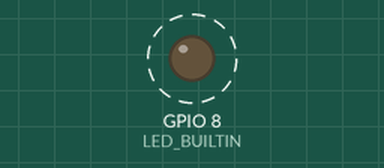
A sketch run on a simulated ESP32-S2. Shown: output pins drawn as LEDs (lit = HIGH). Dashed ring = blinking. What the sketch prints to the serial monitor is not drawn. At 2.7 s the program puts the board to deep sleep or switches it off; the recording ends there.

Above: at 1.2 s.
Timing chart, 0 to 2.7 s (numbered marks = the images above):
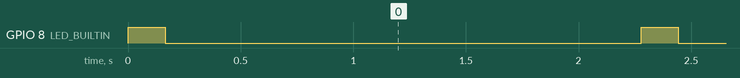

The sketch:

MQTT32_Sleep_basic.ino
```cpp
#include "esp_sleep.h"

#define LOGO "MQTT32_Sleep_basic"

#define LED_BUILTIN 8     //Not 7
//S2 Mini = 15, correct

void blink(byte cnt)
{
  pinMode(LED_BUILTIN, OUTPUT);
  digitalWrite(LED_BUILTIN, 1-digitalRead(LED_BUILTIN) );
  while (cnt-- > 0) {
    digitalWrite(LED_BUILTIN, 1);
    delay(333/2);
    digitalWrite(LED_BUILTIN, 0);
    delay(222/2);  //Total 333mSec per blink
  }
  pinMode(LED_BUILTIN, INPUT);
}

esp_sleep_wakeup_cause_t print_wakeup_reason(){
  esp_sleep_wakeup_cause_t wakeup_reason = esp_sleep_get_wakeup_cause();
  switch(wakeup_reason)
  {
    case ESP_SLEEP_WAKEUP_EXT1 : Serial.print(F("Wakeup caused by external signal using RTC_CNTL")); break;
    case ESP_SLEEP_WAKEUP_TIMER : Serial.print(F("Wakeup caused by TIMER")); break;
    default : Serial.print(F("Wakeup WAS NOT caused by deep sleep"));
  }
  Serial.printf(F(": %d\n"),wakeup_reason);
  return wakeup_reason;
}

//https://raw.githubusercontent.com/RuiSantosdotme/ESP32-Course/master/code/DeepSleep/TimerWakeUp/TimerWakeUp.ino
void GoToSleep(int Secs)
{
  Serial.printf(F("Going to sleep for %d secs\n"),Secs);
  Serial.flush();
//  blink(2);

//  esp_sleep_pd_config(ESP_PD_DOMAIN_RTC_SLOW_MEM, ESP_PD_OPTION_OFF);
//  esp_sleep_pd_config(ESP_PD_DOMAIN_RTC_FAST_MEM, ESP_PD_OPTION_OFF);
//  esp_sleep_pd_config(ESP_PD_DOMAIN_XTAL,         ESP_PD_OPTION_OFF);

  delay(100);
  esp_sleep_enable_timer_wakeup( (int32_t)Secs * 1000000); // xx Secs
  esp_deep_sleep_start();
  Serial.println(F("Never here....."));
}

void loop() { }

void setup()
{
  setCpuFrequencyMhz(80); //https://www.espboards.dev/blog/esp32-power-optimisation/
  blink(1);
  delay(1000); //Delay before initilizing USB, or else crash or worse
  Serial.begin(115200);
  delay(1000);
  Serial.printf(F("\n" LOGO ".ino (LED=%d)\n"),LED_BUILTIN);
  print_wakeup_reason();
  blink(1);
  GoToSleep(15);

  Serial.println(F("Never here, unless not DeepSleeping"));
  blink(1);
}
```

Measured:
- by itself, GPIO 8 (LED_BUILTIN): alternates HIGH for 0.17 s and LOW for 2.1 s
